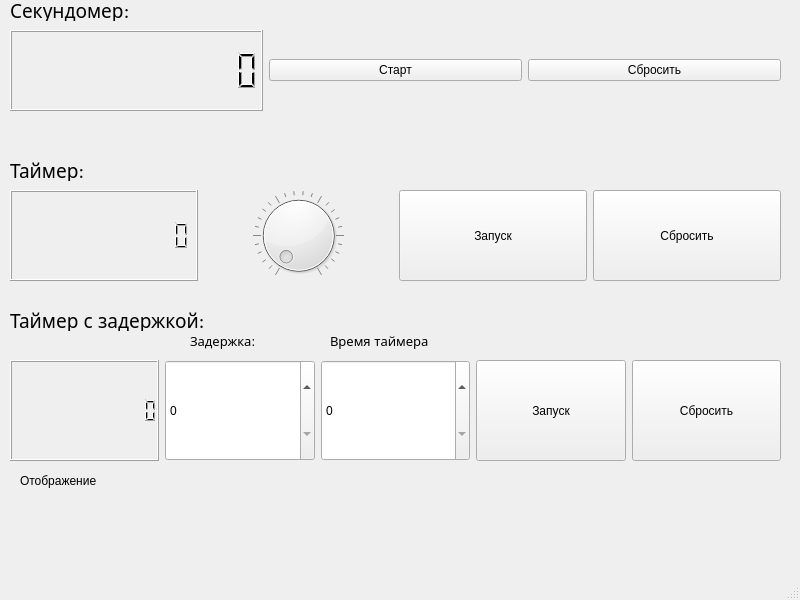
<?xml version="1.0" encoding="UTF-8"?>
<ui version="4.0">
 <class>MainWindow</class>
 <widget class="QMainWindow" name="MainWindow">
  <property name="geometry">
   <rect>
    <x>0</x>
    <y>0</y>
    <width>800</width>
    <height>600</height>
   </rect>
  </property>
  <property name="windowTitle">
   <string>MainWindow</string>
  </property>
  <widget class="QWidget" name="centralwidget">
   <widget class="QWidget" name="horizontalLayoutWidget">
    <property name="geometry">
     <rect>
      <x>10</x>
      <y>30</y>
      <width>771</width>
      <height>81</height>
     </rect>
    </property>
    <layout class="QHBoxLayout" name="horizontalLayout">
     <item>
      <widget class="QLCDNumber" name="lcdNumber">
       <property name="digitCount">
        <number>12</number>
       </property>
      </widget>
     </item>
     <item>
      <widget class="QPushButton" name="pushButton_reset">
       <property name="text">
        <string>Старт</string>
       </property>
      </widget>
     </item>
     <item>
      <widget class="QPushButton" name="pushButton_start">
       <property name="text">
        <string>Сбросить</string>
       </property>
      </widget>
     </item>
    </layout>
   </widget>
   <widget class="QWidget" name="horizontalLayoutWidget_2">
    <property name="geometry">
     <rect>
      <x>10</x>
      <y>190</y>
      <width>771</width>
      <height>91</height>
     </rect>
    </property>
    <layout class="QHBoxLayout" name="horizontalLayout_2">
     <item>
      <widget class="QLCDNumber" name="lcdNumber_2">
       <property name="digitCount">
        <number>12</number>
       </property>
      </widget>
     </item>
     <item>
      <widget class="QDial" name="dial">
       <property name="notchesVisible">
        <bool>true</bool>
       </property>
      </widget>
     </item>
     <item>
      <widget class="QPushButton" name="pushButton_reset_boom">
       <property name="sizePolicy">
        <sizepolicy hsizetype="Minimum" vsizetype="MinimumExpanding">
         <horstretch>0</horstretch>
         <verstretch>0</verstretch>
        </sizepolicy>
       </property>
       <property name="text">
        <string>Запуск</string>
       </property>
      </widget>
     </item>
     <item>
      <widget class="QPushButton" name="pushButton_boomCancel">
       <property name="sizePolicy">
        <sizepolicy hsizetype="Minimum" vsizetype="Minimum">
         <horstretch>0</horstretch>
         <verstretch>0</verstretch>
        </sizepolicy>
       </property>
       <property name="text">
        <string>Сбросить</string>
       </property>
      </widget>
     </item>
    </layout>
   </widget>
   <widget class="QWidget" name="horizontalLayoutWidget_3">
    <property name="geometry">
     <rect>
      <x>10</x>
      <y>360</y>
      <width>771</width>
      <height>101</height>
     </rect>
    </property>
    <layout class="QHBoxLayout" name="horizontalLayout_3">
     <item>
      <widget class="QLCDNumber" name="lcdNumber_3">
       <property name="digitCount">
        <number>12</number>
       </property>
      </widget>
     </item>
     <item>
      <widget class="QSpinBox" name="spinBox_delay">
       <property name="sizePolicy">
        <sizepolicy hsizetype="Preferred" vsizetype="Minimum">
         <horstretch>0</horstretch>
         <verstretch>0</verstretch>
        </sizepolicy>
       </property>
       <property name="maximum">
        <number>10000</number>
       </property>
      </widget>
     </item>
     <item>
      <widget class="QSpinBox" name="spinBox_timer">
       <property name="sizePolicy">
        <sizepolicy hsizetype="Minimum" vsizetype="Minimum">
         <horstretch>0</horstretch>
         <verstretch>0</verstretch>
        </sizepolicy>
       </property>
      </widget>
     </item>
     <item>
      <widget class="QPushButton" name="pushButton_timer">
       <property name="sizePolicy">
        <sizepolicy hsizetype="Minimum" vsizetype="Minimum">
         <horstretch>0</horstretch>
         <verstretch>0</verstretch>
        </sizepolicy>
       </property>
       <property name="text">
        <string>Запуск</string>
       </property>
      </widget>
     </item>
     <item>
      <widget class="QPushButton" name="pushButton_delayCancel">
       <property name="sizePolicy">
        <sizepolicy hsizetype="Minimum" vsizetype="Minimum">
         <horstretch>0</horstretch>
         <verstretch>0</verstretch>
        </sizepolicy>
       </property>
       <property name="text">
        <string>Сбросить</string>
       </property>
      </widget>
     </item>
    </layout>
   </widget>
   <widget class="QLabel" name="label">
    <property name="geometry">
     <rect>
      <x>190</x>
      <y>330</y>
      <width>131</width>
      <height>21</height>
     </rect>
    </property>
    <property name="font">
     <font>
      <family>Lemon/Milk(RUS BY LYAJKA)</family>
      <pointsize>10</pointsize>
     </font>
    </property>
    <property name="text">
     <string>Задержка:</string>
    </property>
   </widget>
   <widget class="QLabel" name="label_2">
    <property name="geometry">
     <rect>
      <x>330</x>
      <y>330</y>
      <width>131</width>
      <height>21</height>
     </rect>
    </property>
    <property name="font">
     <font>
      <family>Lemon/Milk(RUS BY LYAJKA)</family>
      <pointsize>10</pointsize>
     </font>
    </property>
    <property name="text">
     <string>Время таймера</string>
    </property>
   </widget>
   <widget class="QLabel" name="label_info">
    <property name="geometry">
     <rect>
      <x>20</x>
      <y>470</y>
      <width>251</width>
      <height>21</height>
     </rect>
    </property>
    <property name="text">
     <string>Отображение</string>
    </property>
   </widget>
   <widget class="QLabel" name="label_3">
    <property name="geometry">
     <rect>
      <x>10</x>
      <y>0</y>
      <width>171</width>
      <height>21</height>
     </rect>
    </property>
    <property name="font">
     <font>
      <family>Lemon/Milk(RUS BY LYAJKA)</family>
      <pointsize>14</pointsize>
     </font>
    </property>
    <property name="text">
     <string>Секундомер:</string>
    </property>
   </widget>
   <widget class="QLabel" name="label_4">
    <property name="geometry">
     <rect>
      <x>10</x>
      <y>160</y>
      <width>171</width>
      <height>21</height>
     </rect>
    </property>
    <property name="font">
     <font>
      <family>Lemon/Milk(RUS BY LYAJKA)</family>
      <pointsize>14</pointsize>
     </font>
    </property>
    <property name="text">
     <string>Таймер:</string>
    </property>
   </widget>
   <widget class="QLabel" name="label_5">
    <property name="geometry">
     <rect>
      <x>10</x>
      <y>310</y>
      <width>201</width>
      <height>21</height>
     </rect>
    </property>
    <property name="font">
     <font>
      <family>Lemon/Milk(RUS BY LYAJKA)</family>
      <pointsize>14</pointsize>
     </font>
    </property>
    <property name="text">
     <string>Таймер с задержкой:</string>
    </property>
   </widget>
  </widget>
  <widget class="QMenuBar" name="menubar">
   <property name="geometry">
    <rect>
     <x>0</x>
     <y>0</y>
     <width>800</width>
     <height>22</height>
    </rect>
   </property>
  </widget>
  <widget class="QStatusBar" name="statusbar"/>
 </widget>
 <resources/>
 <connections/>
</ui>
